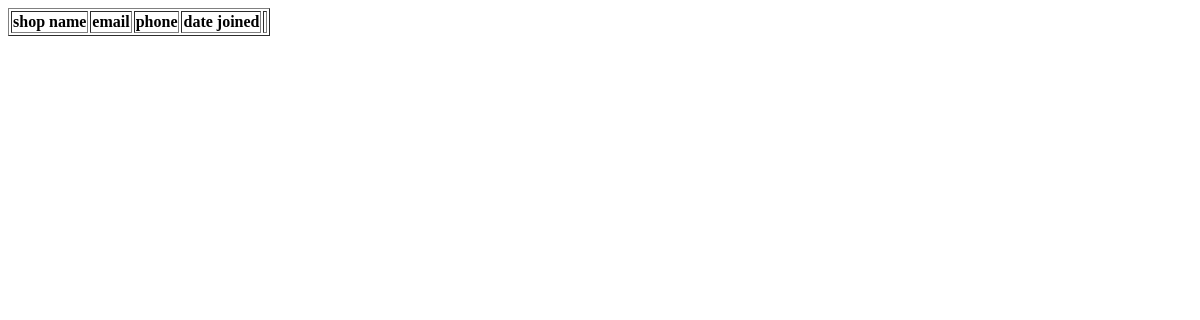
Page /BlockOrUnblockShops on the earlier database version.
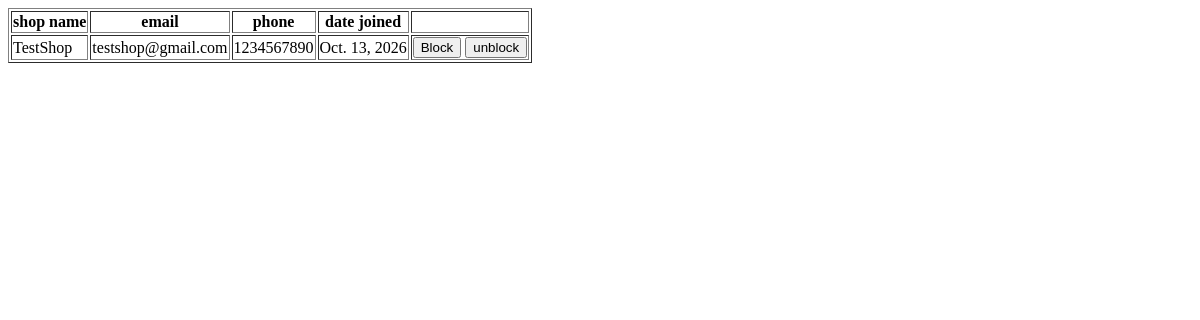
Same page on the later database version.
### RetailIQApp/models.py (models this page shows)
class ShopTable(models.Model):
    shop_name = models.CharField(max_length=40, null=True, blank=True)
    email = models.CharField(max_length=50, null=True, blank=True)
    phone = models.BigIntegerField(null=True, blank=True)
    Date_joined = models.DateField(auto_now_add=True)
    Login_id = models.ForeignKey(LoginTable, on_delete=models.CASCADE, null=True, blank=True)

### RetailIQApp/views.py (the view)
# urls.py: path('BlockOrUnblockShops',BlockOrUnblockShops.as_view(),name='BlockOrUnblockShops'),
class BlockOrUnblockShops(View):
    def get(self,request):
        obj = ShopTable.objects.all()
        return render(request,'admin/BlockOrUnblockShops.html', {'shop_data':obj})

### templates/admin/BlockOrUnblockShops.html (shortened to what this page needs)
<!DOCTYPE html>
<html lang="en">
<head>
</head>
<body>
    <table border="1">
        <tr>
            <th>shop name</th>
            <th>email</th>
            <th>phone</th>
            <th>date joined</th>
            <th></th>
        </tr>
        {% for i in shop_data %}
        <tr>
            <td>{{ i.shop_name }}</td>
            <td>{{ i.email }}</td>
            <td>{{ i.phone }}</td>
            <td>{{ i.Date_joined }}</td>
            <td>
                <button>Block</button>
                <button>unblock</button>
            </td>
        </tr>
        {% endfor %}
    </table>
</body>
</html>

Differences in the rows shown:
added ShopTable: shop_name "TestShop", email "testshop@gmail.com", phone "1234567890", Date_joined "Oct. 13, 2026"
